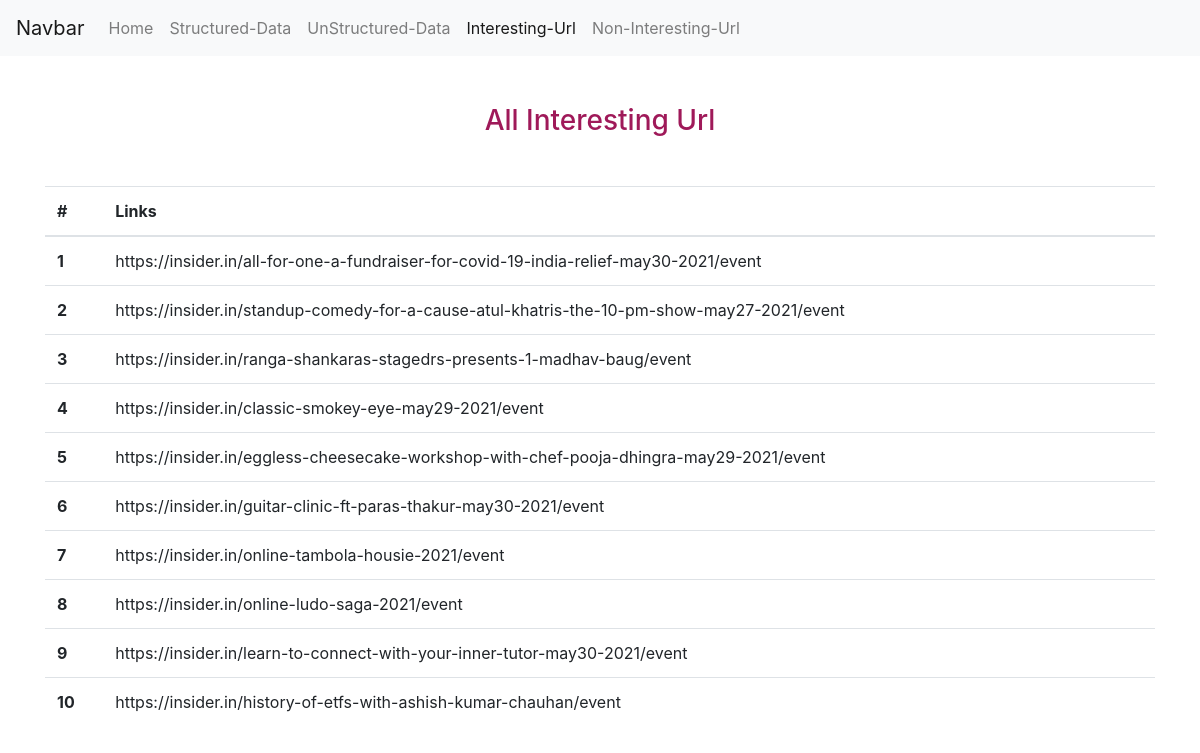
The page /iUrl/ on the database as committed earlier.
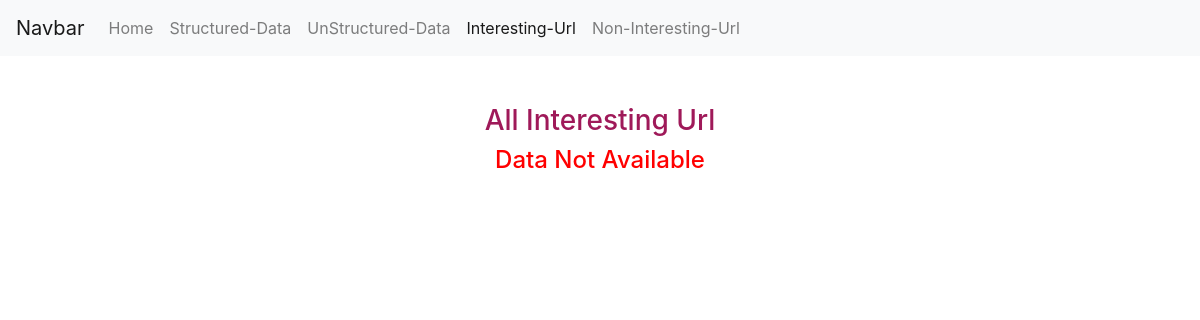
The same page on the database as committed later.
### sApp/models.py (models this page shows, shortened)
class InterestingUrl(models.Model):
    Interesting_url1 = models.URLField(blank=True, null=True)

### sApp/views.py (the view)
# urls.py: path('iUrl/', iUrl, name='iUrl'),
def iUrl(request):
    aIURl = InterestingUrl.objects.all()
    return render(request, 'all_iUrl.html', {'iUrl': aIURl})

### sApp/templates/all_iUrl.html (shortened to what this page needs)
<!doctype html>
<html lang="en">
  <head>
    <link rel="stylesheet" href="https://maxcdn.bootstrapcdn.com/bootstrap/4.0.0/css/bootstrap.min.css">
  </head>
  <body>
      {% include 'base/navbar.html' %}
    <div class="container mt-5">
        <h3 class="text-center mt-5" style="color: #9f1959;">All Interesting Url</h3>
      {% if iUrl %}
        <table class="table mt-5">
          <thead>
            <tr>
              <th scope="col">#</th>
              <th scope="col">Links</th>
            </tr>
          </thead>
          <tbody>
          {% for i in iUrl %}
            <tr>
              <th scope="row">{{ forloop.counter }}</th>
              <td>{{i.Interesting_url1}}</td>
            </tr>
          {% endfor %}
          </tbody>
        </table>
      {% else %}
      <h4 class="text-center" style="color: red;">Data Not Available</h4>
      {% endif %}
    </div>
  </body>
</html>

Rows that differ between the two databases and show on the page:
removed InterestingUrl: Interesting_url1 "https://insider.in/all-for-one-a-fundraiser-for-covid-19-india-relief-may30-2021/event"
removed InterestingUrl: Interesting_url1 "https://insider.in/standup-comedy-for-a-cause-atul-khatris-the-10-pm-show-may27-2021/event"
removed InterestingUrl: Interesting_url1 "https://insider.in/ranga-shankaras-stagedrs-presents-1-madhav-baug/event"
removed InterestingUrl: Interesting_url1 "https://insider.in/classic-smokey-eye-may29-2021/event"
removed InterestingUrl: Interesting_url1 "https://insider.in/eggless-cheesecake-workshop-with-chef-pooja-dhingra-may29-2021/event"
removed InterestingUrl: Interesting_url1 "https://insider.in/guitar-clinic-ft-paras-thakur-may30-2021/event"
removed InterestingUrl: Interesting_url1 "https://insider.in/online-tambola-housie-2021/event"
removed InterestingUrl: Interesting_url1 "https://insider.in/online-ludo-saga-2021/event"
removed InterestingUrl: Interesting_url1 "https://insider.in/learn-to-connect-with-your-inner-tutor-may30-2021/event"
removed InterestingUrl: Interesting_url1 "https://insider.in/history-of-etfs-with-ashish-kumar-chauhan/event"
Other text that changed with them:
text no longer shown: "# Links"
text now shown: "Data Not Available"
